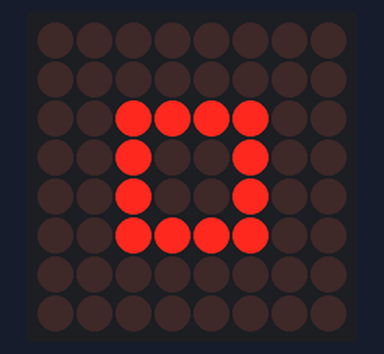
Recording of a program running on a simulated MicroPython board. Shown: 8×8 LED matrix.

Above: at 0.34 s.
At 0.87 s:
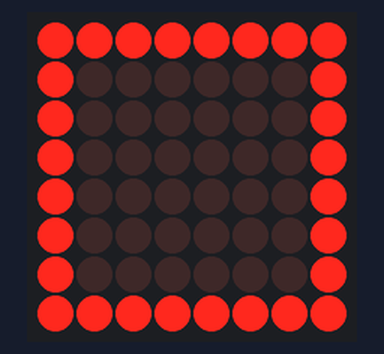
At 1.72 s:
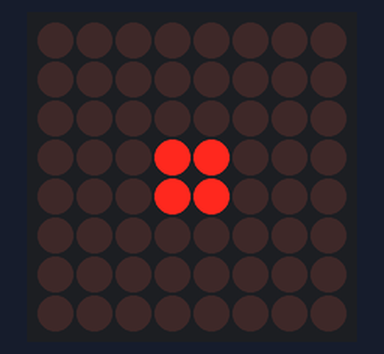

Measured:
- by itself, everything shown: repeats every 1.7 s, in 6 steps
- what the display in image 1 shows lasts 0.4 s, from 0.7 s to 1.1 s

The program:

matriz_led_circulos_spi.py
```python
from machine import SPI, Pin
import time

matriz =SPI(0, 10000, sck = Pin(6), mosi=Pin(3), miso=Pin(4)) #sck terminal para reloj
cs_matriz = Pin(5, Pin.OUT)
cs_matriz.value(1) #esclavo inactivo

def Send(registro, value):
    cs_matriz.value(0)
    matriz.write(bytearray([registro, value]))
    cs_matriz.value(1)

def Configure():
    Send(0x09, 0) #Sin decodificador de 7seg
    Send(0x0A, 8) #Intensidad media (0 a 15)
    Send(0x0B, 7) # Se usarán los 8 renglones (0 al 7)
    Send(0x0C, 1) # Inicia apagado

def Paint(imagen):
    for i in range(8):
        Send(i + 1, imagen[i])

# Círculos concéntricos que crecen desde el centro
circulo1 = [
    0b00000000,
    0b00000000,
    0b00000000,
    0b00011000,
    0b00011000,
    0b00000000,
    0b00000000,
    0b00000000
]

circulo2 = [
    0b00000000,
    0b00000000,
    0b00111100,
    0b00100100,
    0b00100100,
    0b00111100,
    0b00000000,
    0b00000000
]

circulo3 = [
    0b00000000,
    0b01111110,
    0b01000010,
    0b01000010,
    0b01000010,
    0b01000010,
    0b01111110,
    0b00000000
]

circulo4 = [
    0b11111111,
    0b10000001,
    0b10000001,
    0b10000001,
    0b10000001,
    0b10000001,
    0b10000001,
    0b11111111
]

circulos = [circulo1, circulo2, circulo3, circulo4]

Configure()  # Configurar la matriz de LED una vez

while True:
    for circulo in circulos:
        Paint(circulo)
        time.sleep(0.2)  # Pausa entre cada círculo
    for circulo in reversed(circulos):
        Paint(circulo)
        time.sleep(0.2)  # Pausa entre cada círculo
```
